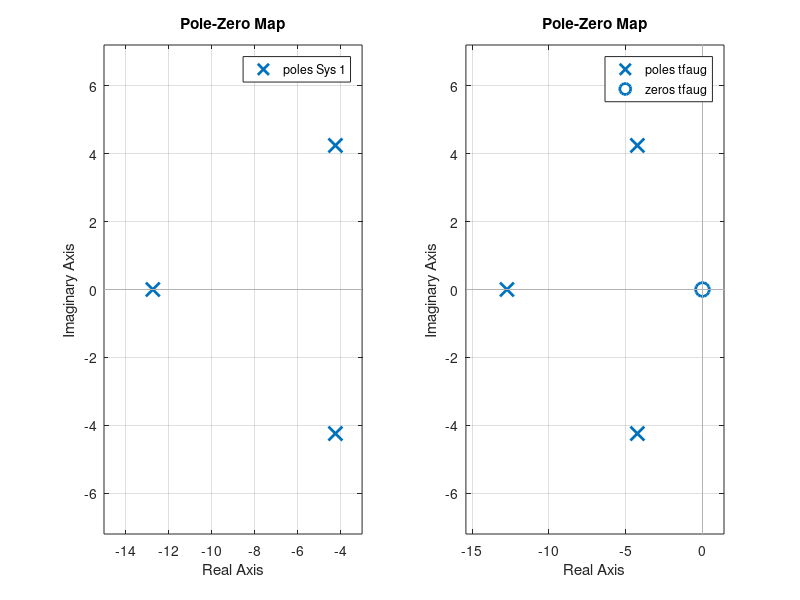

Write the MATLAB code that produced this figure.
clc; clear; close all;
%---------------------------------------------------
% Section assignment 3.5.2 - Cruise controller with 
% state feedback with intergral action
%
%---------------------------------------------------
% Model parameters
%---------------------------------------------------

m=20000;                % Vehicle mass [kg]
k=2000;                % Engine torque gain factor [Nm/rad]
r=4;                    % Gear ratio (for a specific gear) [-]
tau=0.8;                % Engine time constant [s]
g=9.82;                 % Gravity [m/s^2]
rho=1.2;                % Air density [kg/m^3]
CD=0.5;                 % Drag coefficient [-]
Af=4;                   % Front area [m^2]
rw=0.5;                 % Wheel radius [m]
f=0.015;                % Rolling resistance coefficient [-]\\


%---------------------------------------------------
% Equilibrium point 
%---------------------------------------------------
% x2e=                  % Vehicle velocity [m/s]
% x1e=                  % Wheel force [N]
% ue=                   % Pedal position [rad]
% de=                   % Slope [rad]

x2e=15;                 
x1e=0.5*rho*CD*Af*x2e^2+m*g*f;
ue=rw*x1e/k/r;
de=0;

% x2e=0;                 
% x1e=0;
% ue=0;

%---------------------------------------------------
% Linear longitudinal vehicle dynamics model 
% A, B, C, D and H matrices
%---------------------------------------------------
A=[[-1/tau 0];[1/m -rho*CD*Af*x2e/m]];
B=[k*r/tau/rw 0]';
H=[0 -g]';
C=[0 1];
D=[0];

%-----------------------------------------------------
% Control design part
% Enter your control design here
%-----------------------------------------------------
% ...
%Kaug=

% System augmented with the integral of the error as a new state variable
Aaug = [ A zeros(2,1)
         C 0]
Baug = [ B
         0]
Faug = [ zeros(2,1)
        -1]

% Pole placement
omega_n = 6;
zeta = 1/sqrt(2);
p1 = -zeta*omega_n + 1i*sqrt(1- zeta^2)*omega_n;
p2 = -zeta*omega_n - 1i*sqrt(1- zeta^2)*omega_n;
p3 = -3*zeta*omega_n;
P = [p1, p2, p3];
figure;
subplot(1,2,1);
pzmap(zpk([],P,1));
overshoot_M_p = exp(-pi*zeta/sqrt(1 - zeta^2))
sigma = zeta*omega_n;
settling_time = 4/sigma 


subplot(1,2,2);
Kaug = acker(Aaug, Baug, P)
tfaug = ss(Aaug-Baug*Kaug, Baug, [0 1 0], 0);
pzmap(tfaug);

% disturbance
alpha_ = 2*pi/180;

%---------------------------------------------------
% For simulation purposes (do not modify)
%---------------------------------------------------
B1=[B H];                   % Put the B and H matrix together as one matrix B1 (for Simulink implementation purposes) 
C1=eye(2);                  % Output all state variables from the model
D1=zeros(2);              % Corresponding D matrix

